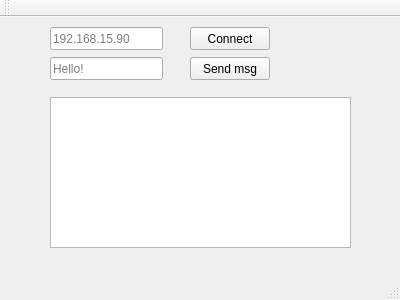
<?xml version="1.0" encoding="UTF-8"?>
<ui version="4.0">
 <class>MainWindow</class>
 <widget class="QMainWindow" name="MainWindow">
  <property name="geometry">
   <rect>
    <x>0</x>
    <y>0</y>
    <width>400</width>
    <height>300</height>
   </rect>
  </property>
  <property name="windowTitle">
   <string>MainWindow</string>
  </property>
  <widget class="QWidget" name="centralWidget">
   <widget class="QPushButton" name="pbConnect">
    <property name="geometry">
     <rect>
      <x>190</x>
      <y>10</y>
      <width>80</width>
      <height>23</height>
     </rect>
    </property>
    <property name="text">
     <string>Connect</string>
    </property>
   </widget>
   <widget class="QLineEdit" name="leIP">
    <property name="geometry">
     <rect>
      <x>50</x>
      <y>10</y>
      <width>113</width>
      <height>23</height>
     </rect>
    </property>
    <property name="placeholderText">
     <string>192.168.15.90</string>
    </property>
   </widget>
   <widget class="QPlainTextEdit" name="pteText">
    <property name="geometry">
     <rect>
      <x>50</x>
      <y>80</y>
      <width>301</width>
      <height>151</height>
     </rect>
    </property>
   </widget>
   <widget class="QLineEdit" name="leMsg">
    <property name="geometry">
     <rect>
      <x>50</x>
      <y>40</y>
      <width>113</width>
      <height>23</height>
     </rect>
    </property>
    <property name="placeholderText">
     <string>Hello!</string>
    </property>
   </widget>
   <widget class="QPushButton" name="pbSend">
    <property name="geometry">
     <rect>
      <x>190</x>
      <y>40</y>
      <width>80</width>
      <height>23</height>
     </rect>
    </property>
    <property name="text">
     <string>Send msg</string>
    </property>
   </widget>
  </widget>
  <widget class="QMenuBar" name="menuBar">
   <property name="geometry">
    <rect>
     <x>0</x>
     <y>0</y>
     <width>400</width>
     <height>20</height>
    </rect>
   </property>
  </widget>
  <widget class="QToolBar" name="mainToolBar">
   <attribute name="toolBarArea">
    <enum>TopToolBarArea</enum>
   </attribute>
   <attribute name="toolBarBreak">
    <bool>false</bool>
   </attribute>
  </widget>
  <widget class="QStatusBar" name="statusBar"/>
 </widget>
 <layoutdefault spacing="6" margin="11"/>
 <resources/>
 <connections/>
</ui>
